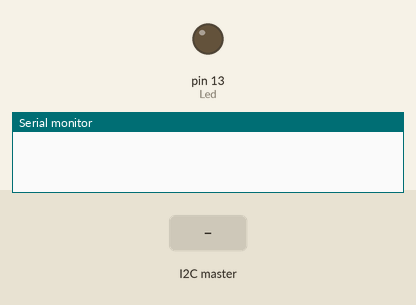
Recording of a sketch running on a simulated Arduino Uno, built with avr-gcc and run on an emulated ATmega328P. Shown: output pins drawn as LEDs (lit = HIGH), the last lines printed to the serial monitor. Inputs (shaded band) come from the test bench.

Above: at 1.2 s.
1.3 s: the I2C master sends the byte 1
At 1.6 s:
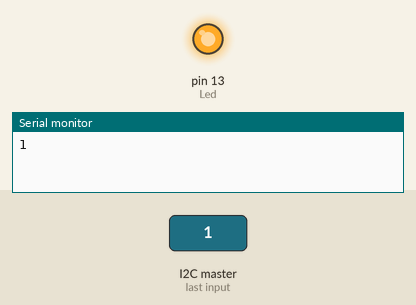
2.8 s: the I2C master sends the byte 0
At 4.0 s:
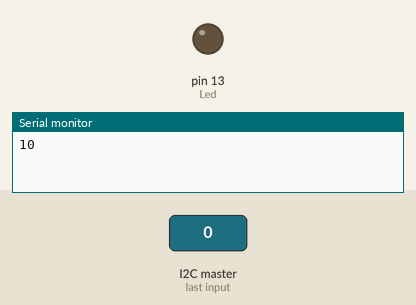
Timing chart, 0 to 5.8 s (numbered marks = the images above; inputs shaded):
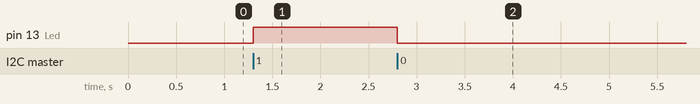

Measured:
- after the input at 1.3 s, pin 13 (Led): LOW → HIGH at once
- after the input at 2.8 s, pin 13 (Led): HIGH → LOW at once

The sketch:

Arduino_testing_code.ino
```cpp
#include <Wire.h>
const int Led = LED_BUILTIN;

void setup() {
  // put your setup code here, to run once:
  Wire.begin(4);
  Wire.onReceive(dataGet);
  Serial.begin(9600);
  pinMode(Led, OUTPUT);
}

void loop() {
  // put your main code here, to run repeatedly:
  delay(100);
}

void dataGet(int howMany){
  while(1 < Wire.available()){
    int c = Wire.read();
    Serial.print(c);
    if(c == 1){
      digitalWrite(Led, HIGH);
    }
    else{
      digitalWrite(Led, LOW);
    }
  }
  int x = Wire.read();
  Serial.print(x);
  if(x == 1){
    digitalWrite(Led, HIGH);
  }
  else{
    digitalWrite(Led, LOW);
  }
}
```
